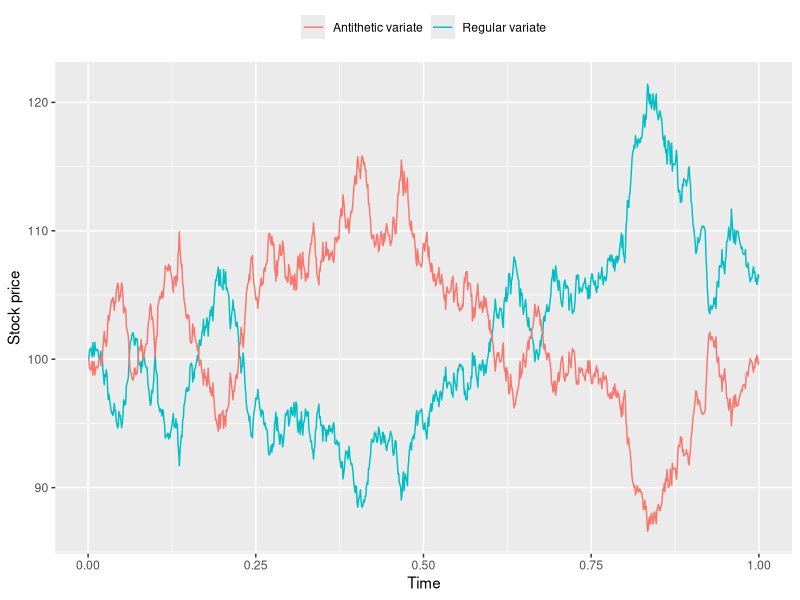
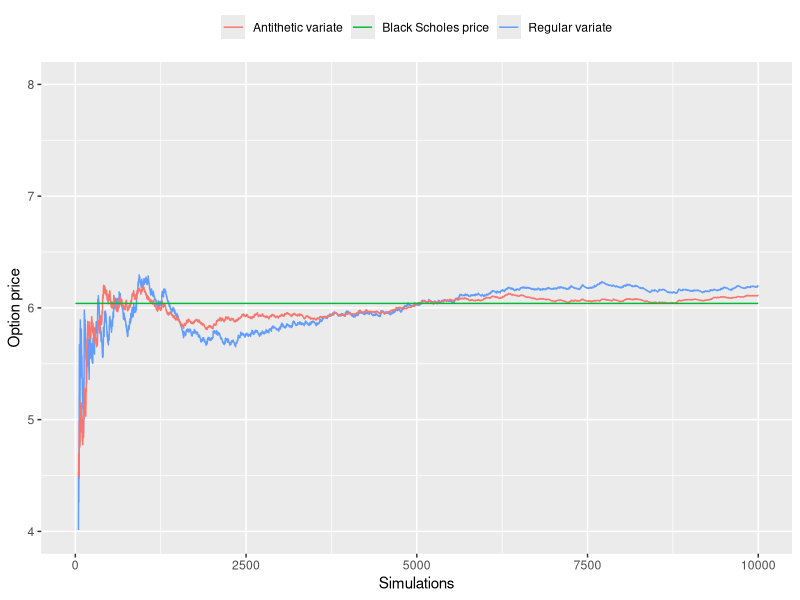

The R source for these figures, in order:
library(ggplot2)

# Initial European call option price function
bs <- function(price, vol, mat, rate, strike){
  d1 <- (log(price / strike) + (rate + 0.5 * vol ** 2) * mat)/(vol * sqrt(mat))
  d2 <- d1 - vol * sqrt(mat)
  
  # mean and sd do not need to be specified: default to N(0,1)
  n1 <- pnorm(d1, mean = 0, sd = 1)
  n2 <- pnorm(d2, mean = 0, sd = 1)
  dc <- exp(-rate * mat)
  
  return(price * n1 - dc * strike * n2)
}

n <- 100
s <- 100
k <- 110
r <- 0.05
v <- 0.2
mat <- 1
dt  <- 1 / 1000
ts  <- mat / dt

z_p <- rnorm(n / dt, 0, 1)
z_n <- -z_p
s_asian <- matrix(s, 2, ts)

drift <- (r - 0.5 * v ** 2) * dt
vol   <- v * sqrt(dt)

for (t in 2:ts){
  s_asian[1,t] <- s_asian[1,(t-1)] * exp(drift + vol * z_p[t])
  s_asian[2,t] <- s_asian[2,(t-1)] * exp(drift + vol * z_n[t])
}

ggplot(NULL) +
  geom_line(aes(x = seq(dt,1,dt),
                y = s_asian[1,],
                colour = 'Regular variate')) +
  geom_line(aes(x = seq(dt,1,dt),
                y = s_asian[2,],
                colour = 'Antithetic variate')) +
  labs(x = 'Time', y = 'Stock price') +
  theme(legend.position = 'top',
        legend.direction = 'horizontal',
        legend.title = element_blank())

# European call option price
n <- 10000

price <- bs(price = s, vol = v, mat = mat, rate = r, strike = k)
price <- rep(price, n)

av_price <- cmc_price <- rep(0, 2 * n)

z <- rnorm(n, 0, 1)

dc    <- exp(-r * mat)
drift <- (r - 0.5 * v ** 2) * mat
vol   <- v * sqrt(mat)

cmc_payoff <- av_payoff <- 0
cmc_price <- av_price <- rep(0, n)
for (i in 1:(n)){
  av_payoff_1  <- dc * pmax(s * exp(drift + vol * z[i]) - k, 0)
  av_payoff_2  <- dc * pmax(s * exp(drift - vol * z[i]) - k, 0)
  av_payoff    <- 0.5 * (av_payoff_1 + av_payoff_2) + av_payoff

  av_price[i]  <- av_payoff / i

  cmc_payoff_1 <- dc * pmax(s * exp(drift + vol * z[i]) - k, 0)
  cmc_payoff   <- cmc_payoff_1 + cmc_payoff

  cmc_price[i] <- cmc_payoff / i
}

ggplot(NULL) +
  geom_line(aes(x = seq(1, n, 1),
                y = cmc_price,
                colour = 'Regular variate')) +
  geom_line(aes(x = seq(1, n, 1),
                y = av_price,
                colour = 'Antithetic variate')) +
  geom_line(aes(x = seq(1, n, 1),
                y = price,
                colour = 'Black Scholes price')) +
  ylim(4,8) +
  labs(x = 'Simulations', y = 'Option price') +
  theme(legend.position = 'top',
        legend.direction = 'horizontal',
        legend.title = element_blank())
